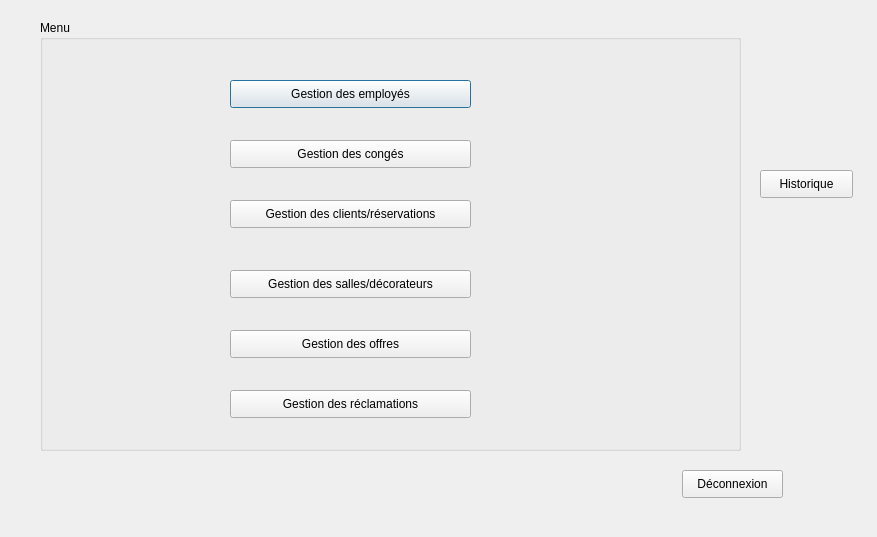
<?xml version="1.0" encoding="UTF-8"?>
<ui version="4.0">
 <class>Menu</class>
 <widget class="QDialog" name="Menu">
  <property name="geometry">
   <rect>
    <x>0</x>
    <y>0</y>
    <width>877</width>
    <height>537</height>
   </rect>
  </property>
  <property name="windowTitle">
   <string>Menu</string>
  </property>
  <widget class="QGroupBox" name="groupBox">
   <property name="geometry">
    <rect>
     <x>40</x>
     <y>20</y>
     <width>701</width>
     <height>431</height>
    </rect>
   </property>
   <property name="title">
    <string>Menu</string>
   </property>
   <widget class="QPushButton" name="ge_emp">
    <property name="geometry">
     <rect>
      <x>190</x>
      <y>60</y>
      <width>241</width>
      <height>28</height>
     </rect>
    </property>
    <property name="text">
     <string>Gestion des employés</string>
    </property>
   </widget>
   <widget class="QPushButton" name="ge_client">
    <property name="geometry">
     <rect>
      <x>190</x>
      <y>180</y>
      <width>241</width>
      <height>28</height>
     </rect>
    </property>
    <property name="text">
     <string>Gestion des clients/réservations</string>
    </property>
   </widget>
   <widget class="QPushButton" name="ge_salles">
    <property name="geometry">
     <rect>
      <x>190</x>
      <y>250</y>
      <width>241</width>
      <height>28</height>
     </rect>
    </property>
    <property name="text">
     <string>Gestion des salles/décorateurs</string>
    </property>
   </widget>
   <widget class="QPushButton" name="ge_offres">
    <property name="geometry">
     <rect>
      <x>190</x>
      <y>310</y>
      <width>241</width>
      <height>28</height>
     </rect>
    </property>
    <property name="text">
     <string>Gestion des offres</string>
    </property>
   </widget>
   <widget class="QPushButton" name="ge_reclam">
    <property name="geometry">
     <rect>
      <x>190</x>
      <y>370</y>
      <width>241</width>
      <height>28</height>
     </rect>
    </property>
    <property name="text">
     <string>Gestion des réclamations</string>
    </property>
   </widget>
   <widget class="QPushButton" name="ge_cong">
    <property name="geometry">
     <rect>
      <x>190</x>
      <y>120</y>
      <width>241</width>
      <height>28</height>
     </rect>
    </property>
    <property name="text">
     <string>Gestion des congés</string>
    </property>
   </widget>
  </widget>
  <widget class="QPushButton" name="decnx_bt">
   <property name="geometry">
    <rect>
     <x>682</x>
     <y>470</y>
     <width>101</width>
     <height>28</height>
    </rect>
   </property>
   <property name="text">
    <string>Déconnexion</string>
   </property>
  </widget>
  <widget class="QPushButton" name="pushButton">
   <property name="geometry">
    <rect>
     <x>760</x>
     <y>170</y>
     <width>93</width>
     <height>28</height>
    </rect>
   </property>
   <property name="text">
    <string>Historique</string>
   </property>
  </widget>
 </widget>
 <resources/>
 <connections/>
</ui>
